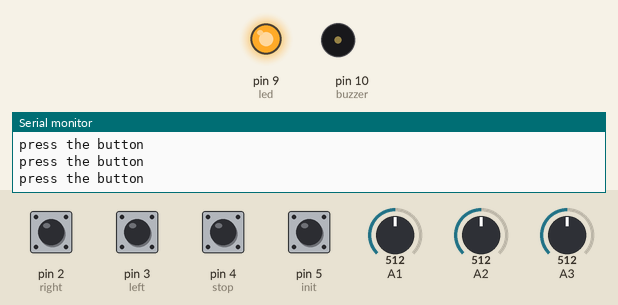
Bench run of a sketch on a simulated Arduino Uno, built with avr-gcc and run on an emulated ATmega328P. Shown: output pins drawn as LEDs (lit = HIGH), buzzer (waves = sounding, pin HIGH), the last lines printed to the serial monitor. Inputs (shaded band) come from the test bench; at power-on: pin 2 (right), pin 3 (left), pin 4 (stop), pin 5 (init) HIGH, A2 = 512, A1 = 512, A3 = 512. No radio packets arrive unless stated.

Above: at 0.8 s.
0.9 s: pin 5 (init) pulled LOW for 0.15 s
4.0 s: A2 set to 496
7.0 s: pin 3 (left) pulled LOW for 1 s
At 7.0 s:
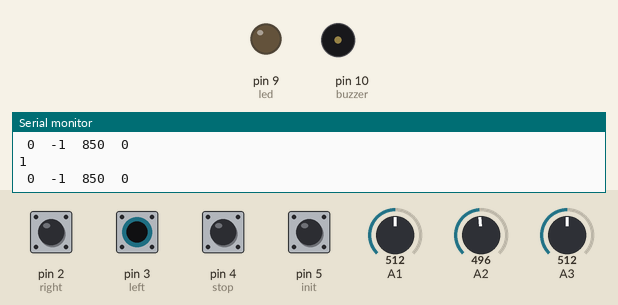
11.0 s: pin 4 (stop) pulled LOW for 0.15 s
Timing chart, 0 to 13.9 s (numbered marks = the images above; inputs shaded):
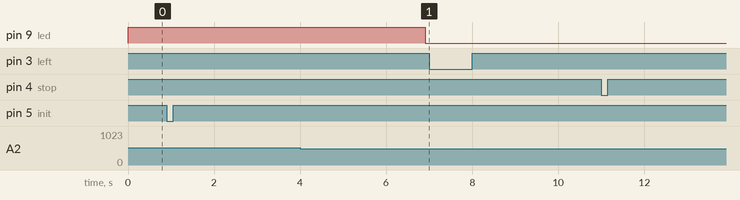

The sketch:

sketch_jul04a.ino
```cpp
#include <SPI.h>
#include <nRF24L01.h>
#include <RF24.h>

//각 제어정보의 최대값, 최소값
#define THROTTLE_MAX 1000
#define THROTTLE_MIN 700

#define ROLL_MAX 30
#define ROLL_MIN -30

#define PITCH_MAX 30
#define PITCH_MIN -30

#define YAW_MAX 30
#define YAW_MIN -30

//전송할 제어 정보
int throttle;
int pitch;
int roll;
double yaw;

RF24 radio(7, 8); // RF을 위한 (CE, CSN)핀 선언
const byte address[6] = "00001"; // 송신기와 수신기를 동일한 값으로 주소 설정

//throttle값 읽기
void check_joystick_throttle(){
  //throttle 조이스틱을 읽어, 평탄화
  throttle = analogRead(A1);
  throttle = map(throttle, 0,1023, THROTTLE_MIN,THROTTLE_MAX);
}

//roll값 읽기
void check_joystick_roll(){
  roll = analogRead(A2);
  if(roll <= 525 && roll >=524){
    roll = 0;
    return;
  }
  roll = map(roll, 0,1023, ROLL_MIN,ROLL_MAX);
}

//pitch값 읽기
void check_joystick_pitch(){
  pitch = analogRead(A3);
  if(pitch <= 480 && pitch >=460){
    pitch = 0;
    return;
  }
  pitch = map(pitch, 0,1023, PITCH_MIN,PITCH_MAX);
}

//yaw값 읽기 -> 누적
void check_yaw_button(){
  if(digitalRead(3) == LOW){
    yaw -= 0.1;
    if(yaw <= YAW_MIN)yaw = YAW_MIN;
  }
  if(digitalRead(2) == LOW){
    yaw += 0.1;
    if(yaw >= YAW_MAX)yaw = YAW_MAX;
  }
  if(digitalRead(2) == digitalRead(3)) yaw = 0;
}

//긴급정지 버튼
void check_stop_button(){
  if(digitalRead(4) == LOW){
    while(1){
      Serial.println("STOP");
      radio.write(&" 0 0 0 0", sizeof(" 0 0 0 0"));
    }
  }
}

//통신 연결 여부 확인
void sending_dummy(){
  while(1){
    Serial.println("Sending Dummy");
    char charText = " d u m m y";
    int res = radio.write(&charText, sizeof(charText));
    Serial.println(res+"\n");
    if(res==1) break;
  }
}

//통신 연결 후, 드론 초기화
void init_drone(){
    while(1){
    Serial.println("press the button");
    if(digitalRead(5) == LOW){
      Serial.println("1");
      while(!radio.write(&"1", sizeof(&"1")));
      delay(6000);
      break;
    }
  }
}


void setup() {
  radio.begin();  //rf 통신 init
  Serial.begin(9600);
  radio.openWritingPipe(address); // 데이터를 보낼 수신 주소를 설정
  radio.setPALevel(RF24_PA_HIGH); // 송신거리에 따른, 전원공급 파워레벨 설정
  radio.stopListening(); // 모듈을 송신기로 설정

  //digitalPin setup
  pinMode(2, INPUT_PULLUP); //right
  pinMode(3, INPUT_PULLUP); //left
  pinMode(4, INPUT_PULLUP);  //stop
  pinMode(5, INPUT_PULLUP);  //init
  pinMode(9, OUTPUT);  //led
  pinMode(10, OUTPUT); //buzzer

  //led on
  digitalWrite(9, HIGH);

  //buzzer off
  digitalWrite(10, LOW);

  sending_dummy();  //통신 연결 확인
  init_drone();  //드론 초기화

  //led off
  digitalWrite(9, LOW);

}

void loop() {
  //조이스틱, 버튼 등 제어정보 check
  check_joystick_throttle();
  check_joystick_roll();
  check_joystick_pitch();
  check_yaw_button();
  check_stop_button();

  String stringText2 = (String)" "+pitch + "  " + roll +  "  "+ throttle +"  " + (int)yaw;  //
  char charText[200];

  stringText2.toCharArray(charText, 200);
  Serial.println(charText);
  int res = radio.write(&charText, sizeof(charText));  //Send to Drone
  Serial.println(res);

}
```
